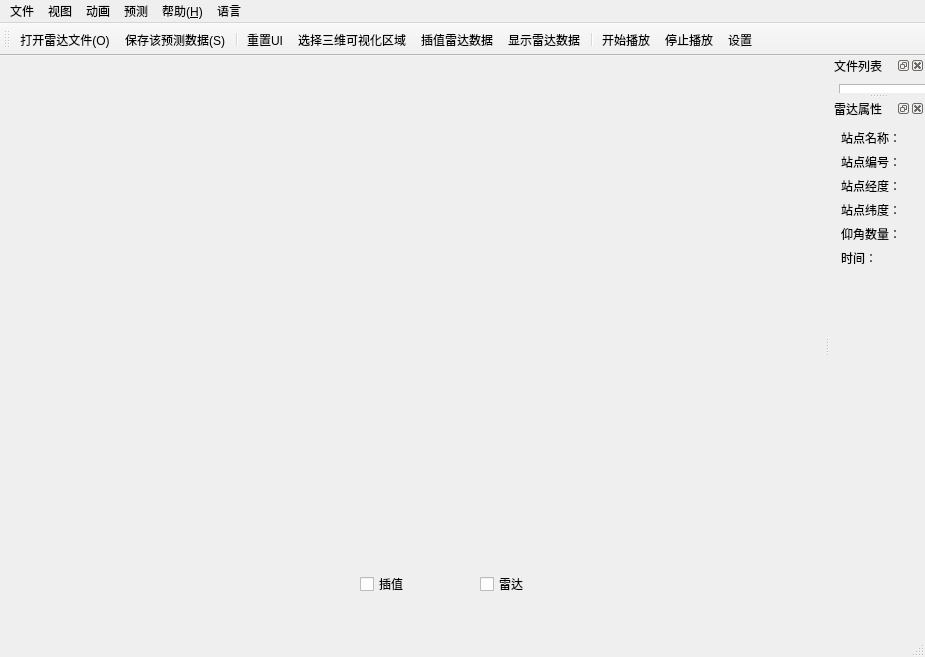
<?xml version="1.0" encoding="UTF-8"?>
<ui version="4.0">
 <class>TRadarVisualWndClass</class>
 <widget class="QMainWindow" name="TRadarVisualWndClass">
  <property name="geometry">
   <rect>
    <x>0</x>
    <y>0</y>
    <width>925</width>
    <height>657</height>
   </rect>
  </property>
  <property name="windowTitle">
   <string>GRadarVisual</string>
  </property>
  <property name="windowIcon">
   <iconset resource="gradarvisual.qrc">
    <normaloff>:/images/Resources/GRadarVisual.png</normaloff>:/images/Resources/GRadarVisual.png</iconset>
  </property>
  <property name="iconSize">
   <size>
    <width>32</width>
    <height>32</height>
   </size>
  </property>
  <widget class="QWidget" name="centralWidget">
   <widget class="QCheckBox" name="mInterpCBox">
    <property name="geometry">
     <rect>
      <x>360</x>
      <y>520</y>
      <width>71</width>
      <height>16</height>
     </rect>
    </property>
    <property name="text">
     <string>插值</string>
    </property>
    <property name="icon">
     <iconset resource="gradarvisual.qrc">
      <normaloff>:/images/Resources/插值.png</normaloff>:/images/Resources/插值.png</iconset>
    </property>
   </widget>
   <widget class="QCheckBox" name="mRadarCBox">
    <property name="geometry">
     <rect>
      <x>480</x>
      <y>520</y>
      <width>71</width>
      <height>16</height>
     </rect>
    </property>
    <property name="text">
     <string>雷达</string>
    </property>
    <property name="icon">
     <iconset resource="gradarvisual.qrc">
      <normaloff>:/images/Resources/雷达.png</normaloff>:/images/Resources/雷达.png</iconset>
    </property>
   </widget>
  </widget>
  <widget class="QMenuBar" name="menuBar">
   <property name="geometry">
    <rect>
     <x>0</x>
     <y>0</y>
     <width>925</width>
     <height>22</height>
    </rect>
   </property>
   <widget class="QMenu" name="menuFile">
    <property name="title">
     <string>文件</string>
    </property>
    <addaction name="actFileOpen"/>
    <addaction name="actFileSave"/>
    <addaction name="actClearFileList"/>
    <addaction name="separator"/>
    <addaction name="actExit"/>
   </widget>
   <widget class="QMenu" name="menuAnimation">
    <property name="title">
     <string>动画</string>
    </property>
    <addaction name="actAnimationStart"/>
    <addaction name="actAnimationStop"/>
    <addaction name="actAnimationSettings"/>
   </widget>
   <widget class="QMenu" name="menuView">
    <property name="title">
     <string>视图</string>
    </property>
    <addaction name="actViewReset"/>
    <addaction name="actInterpRadarData"/>
    <addaction name="actShowRadarData"/>
    <addaction name="actSelectRect"/>
   </widget>
   <widget class="QMenu" name="menuHelp">
    <property name="title">
     <string>帮助(&amp;H)</string>
    </property>
    <addaction name="actHelp"/>
    <addaction name="actAbout"/>
   </widget>
   <widget class="QMenu" name="menu">
    <property name="title">
     <string>预测</string>
    </property>
    <addaction name="actionPredict"/>
    <addaction name="actionStop"/>
   </widget>
   <widget class="QMenu" name="menuLanguage">
    <property name="title">
     <string>语言</string>
    </property>
    <addaction name="actCN"/>
    <addaction name="actEN"/>
   </widget>
   <addaction name="menuFile"/>
   <addaction name="menuView"/>
   <addaction name="menuAnimation"/>
   <addaction name="menu"/>
   <addaction name="menuHelp"/>
   <addaction name="menuLanguage"/>
  </widget>
  <widget class="QStatusBar" name="statusBar"/>
  <widget class="QToolBar" name="toolBar">
   <property name="windowTitle">
    <string>toolBar</string>
   </property>
   <attribute name="toolBarArea">
    <enum>TopToolBarArea</enum>
   </attribute>
   <attribute name="toolBarBreak">
    <bool>false</bool>
   </attribute>
   <addaction name="actFileOpen"/>
   <addaction name="actFileSave"/>
   <addaction name="separator"/>
   <addaction name="actViewReset"/>
   <addaction name="actSelectRect"/>
   <addaction name="actInterpRadarData"/>
   <addaction name="actShowRadarData"/>
   <addaction name="separator"/>
   <addaction name="actAnimationStart"/>
   <addaction name="actAnimationStop"/>
   <addaction name="actAnimationSettings"/>
  </widget>
  <widget class="QDockWidget" name="mFileListDock">
   <property name="windowTitle">
    <string>文件列表</string>
   </property>
   <attribute name="dockWidgetArea">
    <number>2</number>
   </attribute>
   <widget class="QWidget" name="dockWidgetContents_3">
    <widget class="QListWidget" name="mFileListWidget">
     <property name="geometry">
      <rect>
       <x>9</x>
       <y>9</y>
       <width>154</width>
       <height>252</height>
      </rect>
     </property>
    </widget>
   </widget>
  </widget>
  <widget class="QDockWidget" name="mRadarDock">
   <property name="windowTitle">
    <string>雷达属性</string>
   </property>
   <attribute name="dockWidgetArea">
    <number>2</number>
   </attribute>
   <widget class="QWidget" name="dockWidgetContents_4">
    <layout class="QVBoxLayout" name="verticalLayout">
     <item>
      <layout class="QFormLayout" name="mRadarAttrLayout">
       <item row="0" column="0">
        <widget class="QLabel" name="label">
         <property name="text">
          <string>站点名称：</string>
         </property>
        </widget>
       </item>
       <item row="0" column="1">
        <widget class="QLabel" name="mSiteNameLabel">
         <property name="text">
          <string/>
         </property>
         <property name="textInteractionFlags">
          <set>Qt::TextSelectableByMouse</set>
         </property>
        </widget>
       </item>
       <item row="1" column="0">
        <widget class="QLabel" name="label_3">
         <property name="text">
          <string>站点编号：</string>
         </property>
        </widget>
       </item>
       <item row="1" column="1">
        <widget class="QLabel" name="mSiteCodeLabel">
         <property name="text">
          <string/>
         </property>
         <property name="textInteractionFlags">
          <set>Qt::TextSelectableByMouse</set>
         </property>
        </widget>
       </item>
       <item row="2" column="0">
        <widget class="QLabel" name="label_5">
         <property name="text">
          <string>站点经度：</string>
         </property>
        </widget>
       </item>
       <item row="2" column="1">
        <widget class="QLabel" name="mLonLabel">
         <property name="text">
          <string/>
         </property>
         <property name="textInteractionFlags">
          <set>Qt::TextSelectableByMouse</set>
         </property>
        </widget>
       </item>
       <item row="3" column="0">
        <widget class="QLabel" name="label_7">
         <property name="text">
          <string>站点纬度：</string>
         </property>
        </widget>
       </item>
       <item row="3" column="1">
        <widget class="QLabel" name="mLatLabel">
         <property name="text">
          <string/>
         </property>
         <property name="textInteractionFlags">
          <set>Qt::TextSelectableByMouse</set>
         </property>
        </widget>
       </item>
       <item row="4" column="0">
        <widget class="QLabel" name="label_9">
         <property name="text">
          <string>仰角数量：</string>
         </property>
        </widget>
       </item>
       <item row="4" column="1">
        <widget class="QLabel" name="mSurfsCountLabel">
         <property name="text">
          <string/>
         </property>
         <property name="textInteractionFlags">
          <set>Qt::TextSelectableByMouse</set>
         </property>
        </widget>
       </item>
       <item row="5" column="0">
        <widget class="QLabel" name="label_11">
         <property name="text">
          <string>时间：</string>
         </property>
        </widget>
       </item>
       <item row="5" column="1">
        <widget class="QLabel" name="mTimeLabel">
         <property name="text">
          <string/>
         </property>
         <property name="textInteractionFlags">
          <set>Qt::TextSelectableByMouse</set>
         </property>
        </widget>
       </item>
      </layout>
     </item>
     <item>
      <layout class="QGridLayout" name="mSurfsLayout"/>
     </item>
     <item>
      <spacer name="verticalSpacer">
       <property name="orientation">
        <enum>Qt::Vertical</enum>
       </property>
       <property name="sizeHint" stdset="0">
        <size>
         <width>20</width>
         <height>93</height>
        </size>
       </property>
      </spacer>
     </item>
    </layout>
   </widget>
  </widget>
  <action name="actImportNodes">
   <property name="icon">
    <iconset resource="gradarvisual.qrc">
     <normaloff>:/images/Resources/文件.png</normaloff>:/images/Resources/文件.png</iconset>
   </property>
   <property name="text">
    <string>Import Nodes</string>
   </property>
   <property name="iconText">
    <string>Input Range</string>
   </property>
   <property name="toolTip">
    <string>Import Nodes</string>
   </property>
  </action>
  <action name="actLoadSPS">
   <property name="text">
    <string>Load SPS</string>
   </property>
  </action>
  <action name="actShow3DMap">
   <property name="text">
    <string>Show 3D Map</string>
   </property>
  </action>
  <action name="actMake3DMap">
   <property name="text">
    <string>Make 3D Map</string>
   </property>
  </action>
  <action name="actServer0">
   <property name="checkable">
    <bool>true</bool>
   </property>
   <property name="text">
    <string>Server 0</string>
   </property>
  </action>
  <action name="actServer1">
   <property name="checkable">
    <bool>true</bool>
   </property>
   <property name="text">
    <string>Server 1</string>
   </property>
  </action>
  <action name="actServer2">
   <property name="checkable">
    <bool>true</bool>
   </property>
   <property name="text">
    <string>Server 2</string>
   </property>
  </action>
  <action name="actServer3">
   <property name="checkable">
    <bool>true</bool>
   </property>
   <property name="text">
    <string>Server 3</string>
   </property>
  </action>
  <action name="actTestServer">
   <property name="text">
    <string>Test Server</string>
   </property>
  </action>
  <action name="actSelectRect">
   <property name="checkable">
    <bool>true</bool>
   </property>
   <property name="checked">
    <bool>false</bool>
   </property>
   <property name="icon">
    <iconset resource="gradarvisual.qrc">
     <normaloff>:/images/Resources/选择范围.png</normaloff>:/images/Resources/选择范围.png</iconset>
   </property>
   <property name="text">
    <string>选择三维可视化区域</string>
   </property>
  </action>
  <action name="actDownload">
   <property name="icon">
    <iconset resource="gradarvisual.qrc">
     <normaloff>:/images/Resources/downloads.png</normaloff>:/images/Resources/downloads.png</iconset>
   </property>
   <property name="text">
    <string>Download Selected Range</string>
   </property>
   <property name="iconText">
    <string>Download Selected Range</string>
   </property>
   <property name="toolTip">
    <string>Download Selected Range</string>
   </property>
  </action>
  <action name="actSwitchMap">
   <property name="text">
    <string>Switch Map</string>
   </property>
  </action>
  <action name="actClearCache">
   <property name="text">
    <string>Clear Cache</string>
   </property>
  </action>
  <action name="actFileOpen">
   <property name="icon">
    <iconset resource="gradarvisual.qrc">
     <normaloff>:/images/Resources/文件.png</normaloff>:/images/Resources/文件.png</iconset>
   </property>
   <property name="text">
    <string>打开雷达文件(&amp;O)</string>
   </property>
   <property name="toolTip">
    <string>打开雷达文件</string>
   </property>
   <property name="shortcut">
    <string>Ctrl+O</string>
   </property>
  </action>
  <action name="actClearFileList">
   <property name="icon">
    <iconset resource="gradarvisual.qrc">
     <normaloff>:/images/Resources/清空.png</normaloff>:/images/Resources/清空.png</iconset>
   </property>
   <property name="text">
    <string>清空文件列表</string>
   </property>
   <property name="toolTip">
    <string>清空文件列表</string>
   </property>
  </action>
  <action name="actionFileList">
   <property name="text">
    <string>列表</string>
   </property>
  </action>
  <action name="actAnimationStart">
   <property name="icon">
    <iconset resource="gradarvisual.qrc">
     <normaloff>:/images/Resources/播放.png</normaloff>:/images/Resources/播放.png</iconset>
   </property>
   <property name="text">
    <string>开始播放</string>
   </property>
   <property name="toolTip">
    <string>开始播放</string>
   </property>
  </action>
  <action name="actAnimationStop">
   <property name="icon">
    <iconset resource="gradarvisual.qrc">
     <normaloff>:/images/Resources/暂停.png</normaloff>:/images/Resources/暂停.png</iconset>
   </property>
   <property name="text">
    <string>停止播放</string>
   </property>
   <property name="toolTip">
    <string>停止播放</string>
   </property>
  </action>
  <action name="actAnimationSettings">
   <property name="icon">
    <iconset resource="gradarvisual.qrc">
     <normaloff>:/images/Resources/视频设置.png</normaloff>:/images/Resources/视频设置.png</iconset>
   </property>
   <property name="text">
    <string>设置</string>
   </property>
  </action>
  <action name="actViewReset">
   <property name="icon">
    <iconset resource="gradarvisual.qrc">
     <normaloff>:/images/Resources/视图.png</normaloff>:/images/Resources/视图.png</iconset>
   </property>
   <property name="text">
    <string>重置UI</string>
   </property>
  </action>
  <action name="actInterpRadarData">
   <property name="checkable">
    <bool>true</bool>
   </property>
   <property name="icon">
    <iconset resource="gradarvisual.qrc">
     <normaloff>:/images/Resources/插值.png</normaloff>:/images/Resources/插值.png</iconset>
   </property>
   <property name="text">
    <string>插值雷达数据</string>
   </property>
  </action>
  <action name="actShowRadarData">
   <property name="checkable">
    <bool>true</bool>
   </property>
   <property name="icon">
    <iconset resource="gradarvisual.qrc">
     <normaloff>:/images/Resources/雷达.png</normaloff>:/images/Resources/雷达.png</iconset>
   </property>
   <property name="text">
    <string>显示雷达数据</string>
   </property>
  </action>
  <action name="actExit">
   <property name="icon">
    <iconset resource="gradarvisual.qrc">
     <normaloff>:/images/Resources/退出.png</normaloff>:/images/Resources/退出.png</iconset>
   </property>
   <property name="text">
    <string>退出</string>
   </property>
  </action>
  <action name="actHelp">
   <property name="text">
    <string>帮助内容</string>
   </property>
  </action>
  <action name="actAbout">
   <property name="text">
    <string>关于</string>
   </property>
  </action>
  <action name="actionPredict">
   <property name="icon">
    <iconset resource="gradarvisual.qrc">
     <normaloff>:/images/Resources/开始预测.png</normaloff>:/images/Resources/开始预测.png</iconset>
   </property>
   <property name="text">
    <string>预测</string>
   </property>
  </action>
  <action name="actionSave">
   <property name="text">
    <string>Save</string>
   </property>
  </action>
  <action name="actionStop">
   <property name="icon">
    <iconset resource="gradarvisual.qrc">
     <normaloff>:/images/Resources/居中对齐.png</normaloff>:/images/Resources/居中对齐.png</iconset>
   </property>
   <property name="text">
    <string>居中</string>
   </property>
  </action>
  <action name="actFileSave">
   <property name="icon">
    <iconset resource="gradarvisual.qrc">
     <normaloff>:/images/Resources/5保存.png</normaloff>:/images/Resources/5保存.png</iconset>
   </property>
   <property name="text">
    <string>保存该预测数据(&amp;S)</string>
   </property>
   <property name="shortcut">
    <string>Ctrl+S</string>
   </property>
  </action>
  <action name="actCN">
   <property name="icon">
    <iconset resource="gradarvisual.qrc">
     <normaloff>:/images/Resources/中文.png</normaloff>:/images/Resources/中文.png</iconset>
   </property>
   <property name="text">
    <string>中文</string>
   </property>
  </action>
  <action name="actEN">
   <property name="icon">
    <iconset resource="gradarvisual.qrc">
     <normaloff>:/images/Resources/英文.png</normaloff>:/images/Resources/英文.png</iconset>
   </property>
   <property name="text">
    <string>英文</string>
   </property>
  </action>
 </widget>
 <layoutdefault spacing="6" margin="11"/>
 <resources>
  <include location="gradarvisual.qrc"/>
 </resources>
 <connections/>
</ui>
